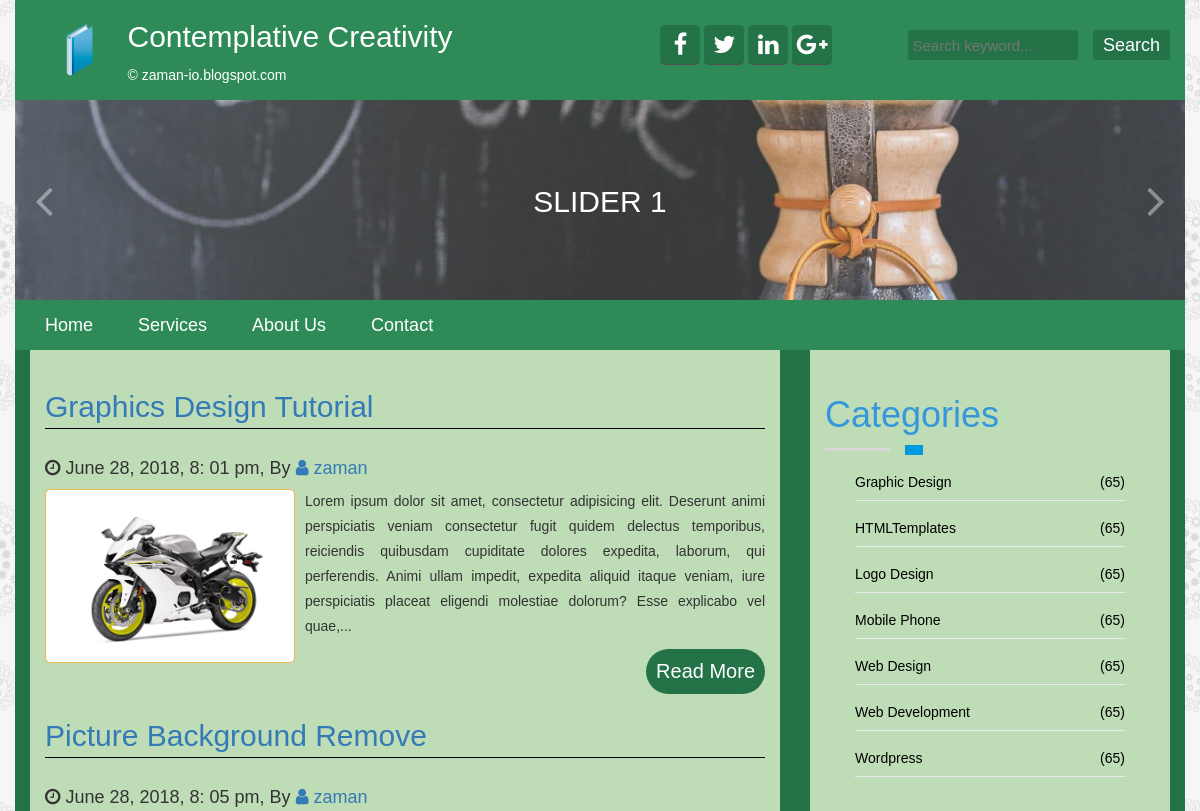
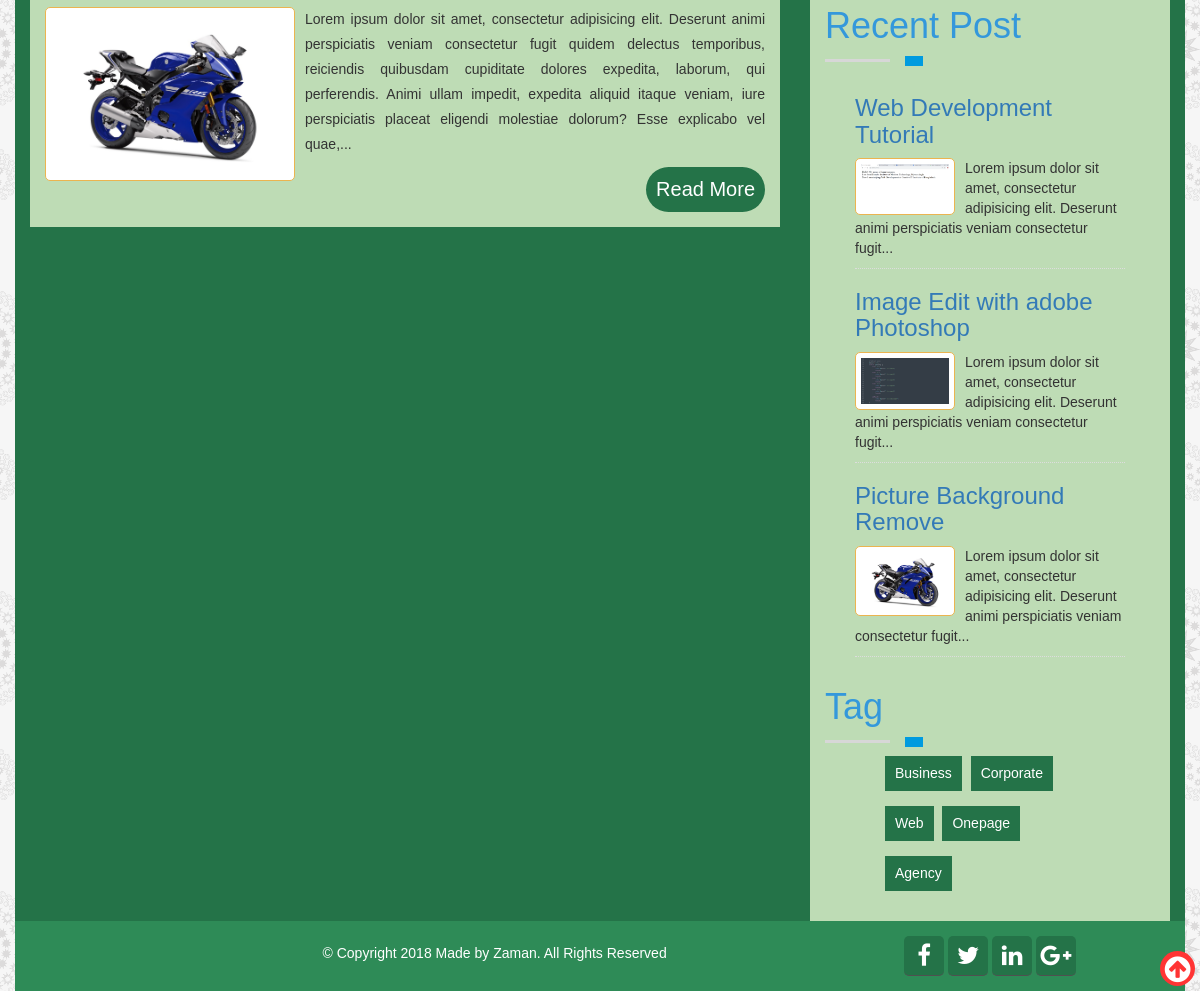
Page /posts.php?categories=19 on the committed database (2 pictures, top to bottom).
### tables this page shows
CREATE TABLE `sitetitle_table` (
  `id` int(11) NOT NULL DEFAULT '1',
  `title` varchar(255) NOT NULL,
  `slogan` varchar(255) NOT NULL,
  `logo` varchar(255) NOT NULL
);

CREATE TABLE `social_table` (
  `id` int(11) NOT NULL DEFAULT '1',
  `facebook` varchar(255) NOT NULL,
  `twitter` varchar(255) NOT NULL,
  `linkedin` varchar(255) NOT NULL,
  `google` varchar(255) NOT NULL
);

CREATE TABLE `page_table` (
  `id` int(11) NOT NULL,
  `name` varchar(255) NOT NULL,
  `pagebody` text NOT NULL
);

CREATE TABLE `post_table` (
  `id` int(11) NOT NULL,
  `cat` int(11) NOT NULL,
  `title` varchar(255) NOT NULL,
  `body` text NOT NULL,
  `image` varchar(255) NOT NULL,
  `author` varchar(50) NOT NULL,
  `tags` varchar(255) NOT NULL,
  `date` timestamp NOT NULL DEFAULT CURRENT_TIMESTAMP,
  `userid` varchar(255) NOT NULL
);

CREATE TABLE `category_table` (
  `id` int(11) NOT NULL,
  `name` varchar(55) NOT NULL
);

CREATE TABLE `footer_table` (
  `id` int(11) NOT NULL DEFAULT '1',
  `note` varchar(255) NOT NULL
);

### lib/Database.php (called while the page is built, shortened)
<?php
Class Database{
	public $host   = DB_HOST;
	public $user   = DB_USER;
	public $pass   = DB_PASS;
	public $dbname = DB_NAME;
	public $link;
	private function dbConnect(){
	$this->link = new mysqli($this->host, $this->user, $this->pass, $this->dbname);
 }
    public function readData($query){
        $result = $this->link->query($query) or die($this->link->error.__LINE__);
        if($result->num_rows > 0){
            return $result;
        }
        else {
            return false;
        }
    }
}

### lib/Helpers.php (called while the page is built, shortened)
<?php
class Helpers{
	public function FormatDate($date){
		return date('F j, Y, g: i a', strtotime($date));
	}
	public function textShorten($text, $limit){
		$text = $text." ";
		$text = substr($text, 0, $limit);
		$text = substr($text, 0, strrpos($text, ' '));
		$text = $text."...";
		return $text;
	}
}
?>

### posts.php (the view)
<?php include "inc/header.php";?>
<section class="contane-area">
    <div class="container container-bg">
        <div class="row">
            <div class="col-md-8">
                <div class="post-area container-inner-bg">
                    <?php
                        if (!isset($_GET['categories']) OR $_GET['categories'] == NULL) {
                            header("Location: index.php");
                        }
                        else{
                            $id = $_GET['categories'];
                            $query = "SELECT * FROM post_table WHERE cat= '$id'";
                            $categories = $db->readData($query);
                            if ($categories) {
                                while ($results = $categories->fetch_assoc()) {
                    ?>
                    <div class="main-post">
                        <h2><a href="readpost.php?postid=<?php echo $results['id']; ?>"><?php echo $results['title']; ?></a></h2>
                        <h4><i class="fa fa-clock-o" aria-hidden="true"></i> <?php echo $Helpers->FormatDate($results['date']); ?>, By <a href="#"><i class="fa fa-user" aria-hidden="true"></i> <?php echo $results['author']; ?></a></h4>
                        <?php
                            if($results['image']) {
                        ?>
                        <a href="readpost.php?postid=<?php echo $results['id']; ?>">
                            <img src="admin/<?php echo $results['image']; ?>" alt="post image"/>
                        </a>
                        <?php } ?>
                        <p>
                            <?php echo $Helpers->textShorten($results['body'], 350); ?>
                        </p>
                        <div class="readmore">
                            <a class="read-more" href="readpost.php?postid=<?php echo $results['id']; ?>">Read More</a>
                        </div>
                    </div>
                    <?php } }else{ echo "<div class='alert alert-warning'>No Post Avaliable In This Category.</div>"; } } ?>
                </div>
            </div>
            <?php include "inc/sidebar.php"; ?>
        </div>
    </div>
</section>
<?php include "inc/footer.php"; ?>

### inc/header.php (shortened to what this page needs)
<?php include "lib/Database.php";?>
<?php include "lib/Helpers.php";?>
<?php
    $db = new Database();
    $Helpers = new Helpers();
?>
<!DOCTYPE html>
<html lang="en">
<head>
    <link rel="stylesheet" href="assets/css/bootstrap.css">
    <link rel="stylesheet" href="assets/css/font-awesome.css">
    <link rel="stylesheet" href="style.css">
    <?php
        $query = "SELECT * FROM theme_table WHERE id = '1'";
        $theme = $db->readData($query);
        if ($theme) {
            $result = $theme->fetch_assoc();
            if ($result['name'] == 'Teal') {
    ?>
    <link rel="stylesheet" href="assets/theme/teal.css">
    <?php }elseif($result['name'] == 'Green'){ ?>
    <link rel="stylesheet" href="assets/theme/green.css">
    <?php }elseif($result['name'] == 'Brown'){?>
    <link rel="stylesheet" href="assets/theme/brown.css">
    <?php } }else{ ?>
    <link rel="stylesheet" href="style.css">
    <?php } ?>
    <link rel="stylesheet" href="assets/css/responsive.css">
</head>
<body>
    <section class="header-area">
        <div class="container header-bg">
            <div class="row">
                <?php
                    $query = "SELECT * FROM sitetitle_table";
                    $siteinfo = $db->readData($query);
                    if ($siteinfo) {
                        while ($result = $siteinfo->fetch_assoc()) {
                ?>
                <div class="col-md-1">
                    <div class="logo-img">
                        <a href="index.php"><img src="admin/<?php echo $result['logo'] ?>" alt="logo"></a>
                    </div>
                </div>
                <div class="col-md-5">
                    <div class="site-title">
                        <h2>
                            <?php echo $result['title'] ?>
                        </h2>
                        <p>&copy;
                            <?php echo $result['slogan'] ?>
                        </p>
                    </div>
                </div>
                <?php } } ?>
                <div class="col-md-3">
                    <?php
                        $query = "SELECT * FROM social_table";
                        $sociallink = $db->readData($query);
                        if ($sociallink) {
                            while ($result = $sociallink->fetch_assoc()) {
                    ?>
                    <div class="social-icon text-center">
                        <a href="<?php echo $result['facebook']; ?>" id="social-link" target="_blank"><i class="fa fa-facebook" aria-hidden="true"></i></a>
                        <a href="<?php echo $result['twitter']; ?>" id="social-link" target="_blank"><i class="fa fa-twitter" aria-hidden="true"></i></a>
                        <a href="<?php echo $result['linkedin']; ?>" id="social-link" target="_blank"><i class="fa fa-linkedin" aria-hidden="true"></i></a>
                        <a href="<?php echo $result['google']; ?>" id="social-link" target="_blank"><i class="fa fa-google-plus" aria-hidden="true"></i></a>
                    </div>
                   <?php } } ?>
                </div>
                <div class="col-md-3">
                    <div class="searchbtn">
                        <form action="search.php" method="GET">
                            <div class="ipsearch">
                                <input type="text" name="search" placeholder="Search keyword...">
                            </div>
                            <div class="ipsubmit">
                                <input type="submit" name="submit" value="Search">
                            </div>
                        </form>
                    </div>
                </div>
            </div>
        </div>
    </section>
    <section class="slider-area">
        <div class="container">
            <div class="row">
                <div id="slider-carousel" class="carousel slide" data-ride="carousel">
                    <div class="carousel-inner" role="listbox">
                        <div class="item active">
                            <div class="banner-area slider-bg1">
                                <div class="slider-text text-center">
                                    <h2>SLIDER 1</h2>
                                </div>
                            </div>
                        </div>
                    </div>
                    <a class="left slider-control" href="#slider-carousel" role="button" data-slide="prev"><i class="fa fa-angle-left"></i></a>
                    <a class="right slider-control" href="#slider-carousel" role="button" data-slide="next"><i class="fa fa-angle-right"></i></a>
                </div>
            </div>
        </div>
    </section>
    <section class="menu-area">
        <div class="container menu-bg">
            <div class="row">
                <div class="col-md-12">
                    <div class="main-manu">
                        <ul class="nav navbar-nav">
                            <?php
                                $path = $_SERVER['SCRIPT_FILENAME'];
                                $cpage = basename($path, '.php');
                            ?>
                            <li <?php if ($cpage=='index' ){ echo "class='active'"; } ?> ><a href="index.php">home</a></li>
                            <?php
                                $query = "SELECT * FROM page_table";
                                $page = $db->readData($query);
                                if ($page) {
                                    while ($result = $page->fetch_assoc()) {
                            ?>
                            <li <?php if (isset($_GET[ 'page']) && $_GET[ 'page'] == $result[ 'id']) { echo "class='active'"; } ?>
                                >
                                <a href="page.php?page=<?php echo $result['id']; ?>">
                                    <?php echo $result['name']; ?>
                                </a>
                            </li>
                            <?php } } ?>
                            <li <?php if ($cpage=='contact' ){ echo "class='active'"; } ?> ><a href="contact.php">Contact</a></li>
                        </ul>
                    </div>
                </div>
            </div>
        </div>
    </section>

### inc/sidebar.php
<div class="col-md-4">
    <div class="sideber-area container-inner-bg">
        <div class="blog-post">
            <div class="sidebar-p">
                <h1 class="section-title">Categories</h1>
                <div class="row">
                    <div class="col-md-10 col-md-offset-1">
                        <div class="articles-post">
                            <?php
                                $query = "SELECT * FROM category_table ORDER BY name ASC";
                                $categories = $db->readData($query);
                                if ($categories) {
                                    while ($results = $categories->fetch_assoc()) {
                            ?>
                            <ul class="articles-link">
                                <li><a href="posts.php?categories=<?php echo $results['id']; ?>"><?php echo $results['name']; ?><span class="floatright">(65)</span></a></li>
                            </ul>
                            <?php } } else{ ?>
                            <ul class="articles-link">
                                <li><div class="alert alert-warning">No Categories</div></li>
                            </ul>
                            <?php } ?>
                        </div>
                    </div>
                </div>
            </div>
            <div class="sidebar-p">
                <h1 class="section-title">Recent Post</h1>
                <div class="row">
                    <div class="col-md-10 col-md-offset-1">
                        <?php
                        $query = "SELECT * FROM post_table ORDER BY id DESC LIMIT 3 ";
                        $recentpost = $db->readData($query);
                            if ($recentpost) {
                                while ($results = $recentpost->fetch_assoc()) {
                        ?>
                        <div class="recent-articles">
                            <h3><a href="readpost.php?postid=<?php echo $results['id']; ?>"><?php echo $results['title']; ?></a></h3>
                            <?php
                                if($results['image']) {
                            ?>
                            <a href="readpost.php?postid=<?php echo $results['id']; ?>">
                                <img src="admin/<?php echo $results['image']; ?>" alt="post image"/>
                            </a>
                            <?php } ?>
                            <p><?php echo $Helpers->textShorten($results['body'], 120); ?></p>
                        </div>
                        <?php } }else{ echo "<div class='alert alert-warning'>No Post Avaliable In This Time....!!</div>"; } ?>
                    </div>
                </div>
            </div>
            <div class="sidebar-p">
                <h1 class="section-title">Tag</h1>
                <div class="row">
                    <div class="col-md-8 col-md-offset-2">
                        <div class="tag-section">
                            <a href="" class="tag-link">Business</a>
                            <a href="" class="tag-link">corporate</a>
                            <a href="" class="tag-link">web</a>
                            <a href="" class="tag-link">onepage</a>
                            <a href="" class="tag-link">agency</a>
                        </div>
                    </div>
                </div>
            </div>
        </div>
    </div>
</div>

### inc/footer.php (shortened to what this page needs)
        <section class="footer-area">
            <div class="container footer-bg">
                <div class="row">
                    <div class="col-md-5 col-md-offset-3">
                        <div class="footer-text">
                            <?php
                                $query = "SELECT * FROM footer_table";
                                $copyright = $db->readData($query);
                                if ($copyright) {
                                    while ($result = $copyright->fetch_assoc()) {
                            ?>
                            <p>&copy; <?php echo $result['note']; ?></p>
                            <?php } } ?>
                        </div>
                    </div>
                    <div class="col-md-4">
                        <?php
                            $query = "SELECT * FROM social_table";
                            $sociallink = $db->readData($query);
                            if ($sociallink) {
                                while ($result = $sociallink->fetch_assoc()) {
                        ?>
                        <div class="footer-social text-center">
                            <a href="<?php echo $result['facebook']; ?>" id="social-link" target="_blank"><i class="fa fa-facebook" aria-hidden="true"></i></a>
                            <a href="<?php echo $result['twitter']; ?>" id="social-link" target="_blank"><i class="fa fa-twitter" aria-hidden="true"></i></a>
                            <a href="<?php echo $result['linkedin']; ?>" id="social-link" target="_blank"><i class="fa fa-linkedin" aria-hidden="true"></i></a>
                            <a href="<?php echo $result['google']; ?>" id="social-link" target="_blank"><i class="fa fa-google-plus" aria-hidden="true"></i></a>
                        </div>
                        <?php } } ?>
                    </div>
                </div>
            </div>
        </section>
        <div class="scroll-top">
            <a class="smooth-scroll" href="#scroll-top"><i class="fa fa-arrow-circle-up" aria-hidden="true"></i></a>
        </div>
    </body>
</html>

### rows in the picture
sitetitle_table: logo (picture), title "Contemplative Creativity", slogan "zaman-io.blogspot.com"
page_table: name "Services"
page_table: name "About Us"
post_table: title "Graphics Design Tutorial", date "June 28, 2018, 8: 01 pm", author "zaman", image (picture), body "Lorem ipsum dolor sit amet, consectetur adipisicing elit. Deserunt animi perspiciatis veniam consectetur fugit quidem delectus temporibus, reiciendis quibusdam cupiditate dolores expedita, laborum, qui perferendis. Animi ullam impedit, expedita aliquid itaque veniam, iure perspiciatis placeat eligendi molestiae dolorum? Esse explicabo vel quae,..."
post_table: title "Picture Background Remove", date "June 28, 2018, 8: 05 pm", author "zaman", image (picture), body "Lorem ipsum dolor sit amet, consectetur adipisicing elit. Deserunt animi perspiciatis veniam consectetur fugit quidem delectus temporibus, reiciendis quibusdam cupiditate dolores expedita, laborum, qui perferendis. Animi ullam impedit, expedita aliquid itaque veniam, iure perspiciatis placeat eligendi molestiae dolorum? Esse explicabo vel quae,...", body "Lorem ipsum dolor sit amet, consectetur adipisicing elit. Deserunt animi perspiciatis veniam consectetur fugit..."
category_table: name "Graphic Design"
category_table: name "HTMLTemplates"
category_table: name "Logo Design"
category_table: name "Mobile Phone"
category_table: name "Web Design"
category_table: name "Web Development"
category_table: name "Wordpress"
post_table: title "Web Development Tutorial", image (picture), body "Lorem ipsum dolor sit amet, consectetur adipisicing elit. Deserunt animi perspiciatis veniam consectetur fugit..."
post_table: title "Image Edit with adobe Photoshop", image (picture), body "Lorem ipsum dolor sit amet, consectetur adipisicing elit. Deserunt animi perspiciatis veniam consectetur fugit..."
footer_table: note "Copyright 2018 Made by Zaman. All Rights Reserved"
